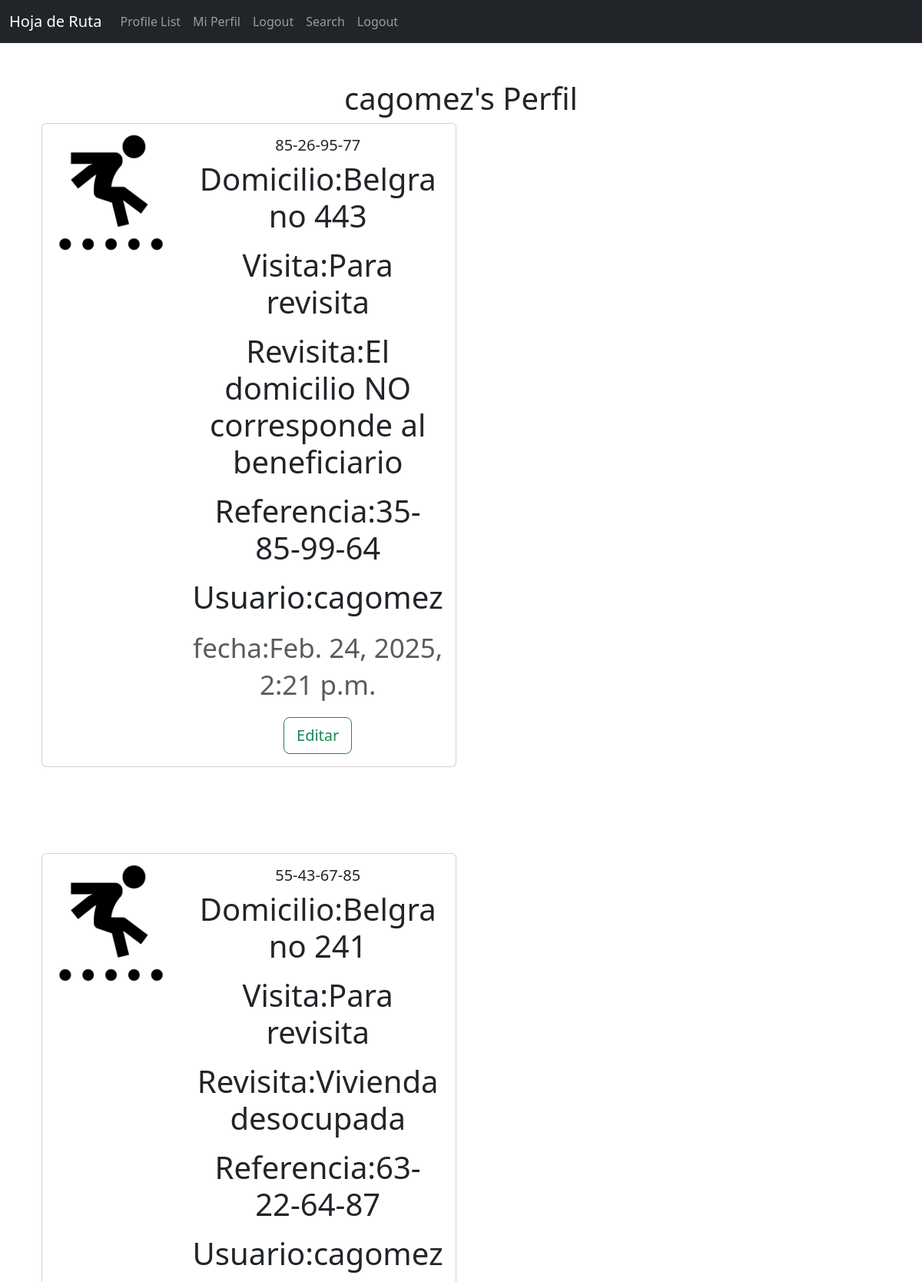
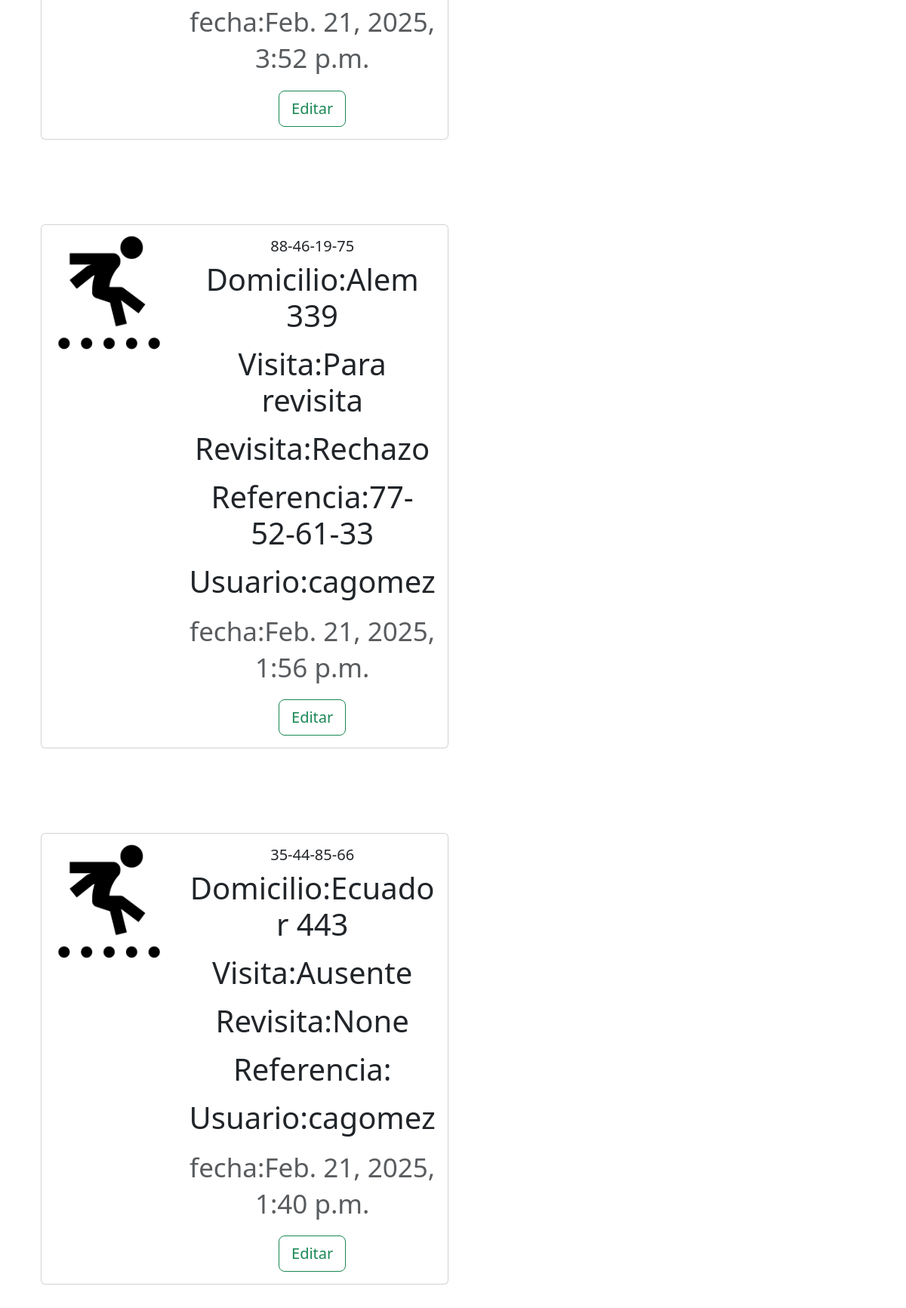
Screenshot of /profile/1 (signed in, upper part) with the database file from the repository (2 pictures, top to bottom).
### hoja_campo/models.py (models this page shows, shortened)
class Profile(models.Model):
    user = models.OneToOneField(User, on_delete=models.CASCADE)
    follows = models.ManyToManyField("self", related_name="followed_by", symmetrical=False, blank=True)
    date_modified = models.DateTimeField(User, auto_now=True)
    def __str__(self):
        return self.user.username

class Meep(models.Model):
    created_at = models.DateTimeField(auto_now_add=True)
    user = models.ForeignKey(User, related_name="meeps", on_delete=models.DO_NOTHING)
    domicilio = models.CharField(max_length=200)
    ficha = models.TextField(max_length=11)
    visita = models.ForeignKey(Ficha_Tipo, on_delete=models.CASCADE,null=True)
    revisita = models.ForeignKey(Ficha_Tipo_2, on_delete=models.CASCADE,null=True)
    revisita_fecha = models.DateField(blank=True, null=True)
    revisita_usuario = models.TextField(max_length=11,default='')
    ficha_ref = models.TextField(max_length=11,default='')
    comentarios = models.TextField(default=0, null=False,blank=False, max_length=200)

class Ficha_Tipo(models.Model):
    nombre = models.CharField(max_length=50)
    def __str__(self):
        return self.nombre

class Ficha_Tipo_2(models.Model):
    nombre = models.CharField(max_length=50)
    def __str__(self):
        return self.nombre

### hoja_campo/views.py (the view, shortened to what this page needs)
# urls.py: path('profile/<int:pk>', views.profile, name='profile'),
def profile(request, pk):
    if request.user.is_authenticated:
        profile = Profile.objects.get(user_id=pk)
        meeps = Meep.objects.filter(user_id=pk).order_by("-created_at")
        return render(request, "profile.html", {"profile":profile, "meeps":meeps})
    else:
        messages.success(request, ("Tenes que estar logueado"))
        return render(request, 'login.html', {})

### hoja_campo/hoja_campo/templates/profile.html (shortened to what this page needs)
{% extends 'base.html' %}
{% load static %}
{% block content %}
{% if profile %}
<div class="container text-center">
   <div class="row">
    <div class="col-12">
            <h1>{{ profile.user.username }}'s Perfil<h1>
              {% for meep in meeps %}
              {% if meep.visita == 9 %}
             <div class="card border-success mb-3" style="max-width: 540px;">
                 <div class="row g-0">
                   <div class="col-md-4">
                     <img src="{% static 'images/user.png' %}" class="img-fluid rounded-start" alt="Profile_Image">
                   </div>
                   <div class="col-md-8">
                     <div class="card-body">
                       <h5 class="card-title">{{ meep.ficha }}</h5>
                       <p class="card-text">Domicilio:{{ meep.domicilio }}</p>
                       <p class="card-text">Visita:{{ meep.visita }}</p>
                       <p class="card-text">Revisita:{{ meep.revisita }}</p>
                       <p class="card-text">Referencia:{{ meep.ficha_ref }}</p>
                       <p class="card-text">Usuario:{{ meep.user }}</p>
                       <p class="card-text"><small class="text-body-secondary">fecha:{{ meep.created_at }}</small></p>
                       {% if request.user.username == profile.user.username %}
                         <a href="{% url 'edit_meep' meep.id %}"><button type="button" class="btn btn-outline-success btn-lg">Editar</button></a>
                       {% endif %}
                     </div>
                   </div>
                 </div>
             </div>
             {% else %}
             <div class="card mb-3" style="max-width: 540px;">
               <div class="row g-0">
                 <div class="col-md-4">
                   <img src="{% static 'images/user.png' %}" class="img-fluid rounded-start" alt="Profile_Image">
                 </div>
                 <div class="col-md-8">
                   <div class="card-body">
                     <h5 class="card-title">{{ meep.ficha }}</h5>
                     <p class="card-text">Domicilio:{{ meep.domicilio }}</p>
                     <p class="card-text">Visita:{{ meep.visita }}</p>
                     <p class="card-text">Revisita:{{ meep.revisita }}</p>
                     <p class="card-text">Referencia:{{ meep.ficha_ref }}</p>
                     <p class="card-text">Usuario:{{ meep.user }}</p>
                     <p class="card-text"><small class="text-body-secondary">fecha:{{ meep.created_at }}</small></p>
                     {% if request.user.username == profile.user.username %}
                       <a href="{% url 'edit_meep' meep.id %}"><button type="button" class="btn btn-outline-success btn-lg">Editar</button></a>
                     {% endif %}
                   </div>
                 </div>
               </div>
             </div>
             {% endif %}
             <br/><br/>
             {% endfor %}
         </div>
</div>
</div>
{% endif %}
{% endblock %}

### rows the page displays
Profile: user.username "cagomez"
Meep: ficha "85-26-95-77", domicilio "Belgrano 443", visita "Para revisita", revisita "El domicilio NO corresponde al beneficiario", ficha_ref "35-85-99-64", user "cagomez", created_at "Feb. 24, 2025, 2:21 p.m."
Meep: ficha "55-43-67-85", domicilio "Belgrano 241", visita "Para revisita", revisita "Vivienda desocupada", ficha_ref "63-22-64-87", user "cagomez", created_at "Feb. 21, 2025, 3:52 p.m."
Meep: ficha "88-46-19-75", domicilio "Alem 339", visita "Para revisita", revisita "Rechazo", ficha_ref "77-52-61-33", user "cagomez", created_at "Feb. 21, 2025, 1:56 p.m."
Meep: ficha "35-44-85-66", domicilio "Ecuador 443", visita "Ausente", revisita "None", user "cagomez", created_at "Feb. 21, 2025, 1:40 p.m."
